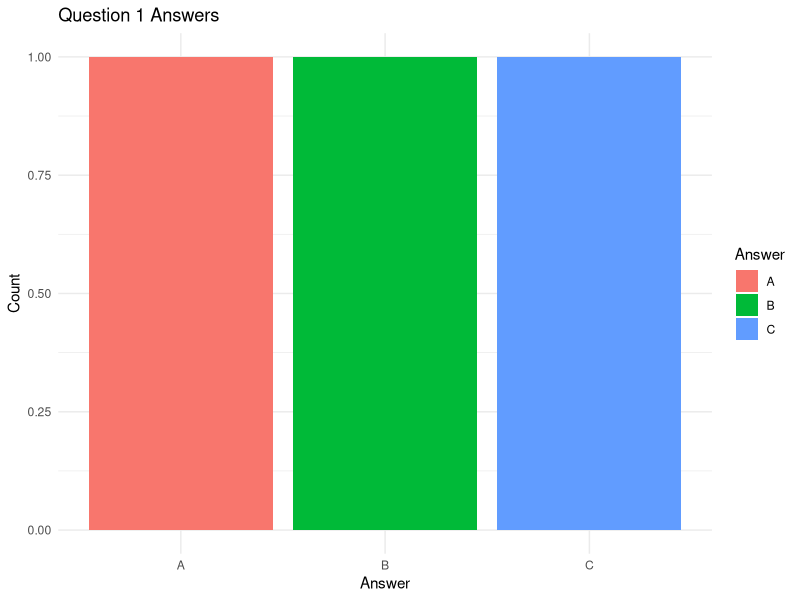

Generate this figure with R:
library(ggplot2)

df15_q1 <- data.frame(
  Answer = c("A", "B", "C"),
  Count = c(1, 1, 1)
)

ggplot(df15_q1, aes(x = Answer, y = Count, fill = Answer)) +
  geom_bar(stat = "identity") +
  labs(title = "Question 1 Answers", x = "Answer", y = "Count") +
  theme_minimal()
